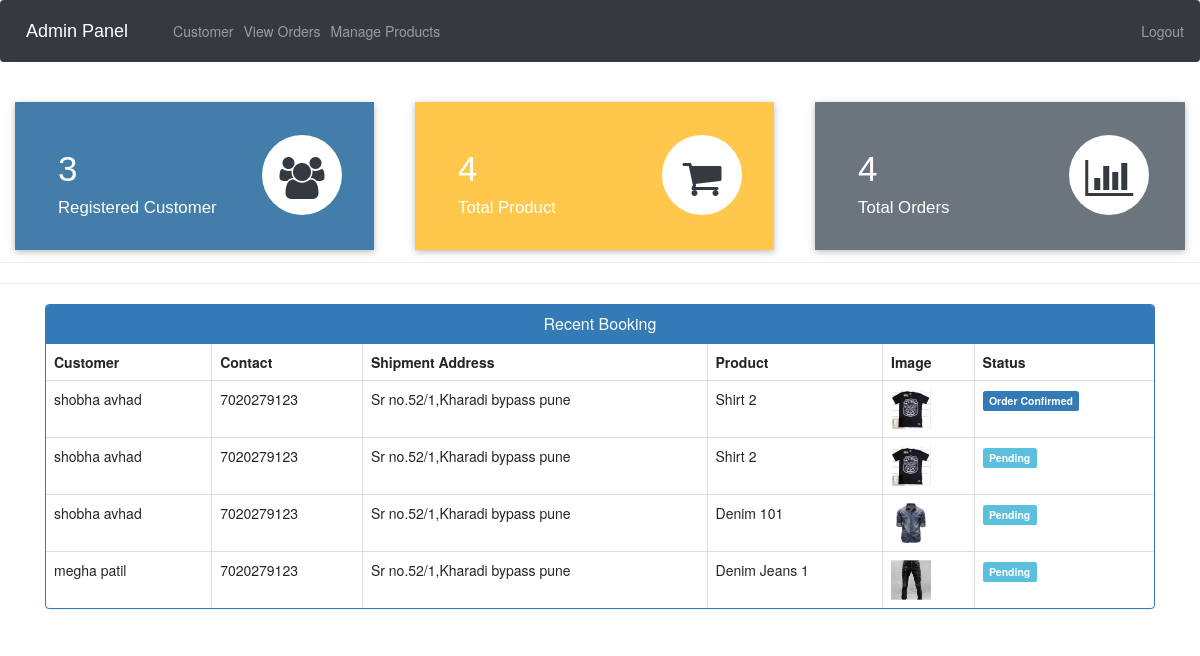
The app's page /admin-dashboard (signed in) with its own data.
### ecom/models.py (models this page shows, shortened)
class Customer(models.Model):
    user=models.OneToOneField(User,on_delete=models.CASCADE)
    profile_pic= models.ImageField(upload_to='profile_pic/CustomerProfilePic/',null=True,blank=True)
    address = models.CharField(max_length=40)
    mobile = models.CharField(max_length=20,null=False)
    @property
    def get_name(self):
        return self.user.first_name+" "+self.user.last_name

class Orders(models.Model):
    STATUS =(
        ('Pending','Pending'),
        ('Order Confirmed','Order Confirmed'),
        ('Out for Delivery','Out for Delivery'),
        ('Delivered','Delivered'),
    )
    customer=models.ForeignKey('Customer', on_delete=models.CASCADE,null=True)
    product=models.ForeignKey('Product',on_delete=models.CASCADE,null=True)
    email = models.CharField(max_length=50,null=True)
    address = models.CharField(max_length=500,null=True)
    mobile = models.CharField(max_length=20,null=True)
    order_date= models.DateField(auto_now_add=True,null=True)
    status=models.CharField(max_length=50,null=True,choices=STATUS)

class Product(models.Model):
    name=models.CharField(max_length=40)
    product_image= models.ImageField(upload_to='product_image/',null=True,blank=True)
    price = models.PositiveIntegerField()
    description=models.CharField(max_length=40)

### ecom/views.py (the view)
# urls.py: path('admin-dashboard', views.admin_dashboard_view,name='admin-dashboard'),
@login_required(login_url='adminlogin')
def admin_dashboard_view(request):
    customercount=models.Customer.objects.all().count()
    productcount=models.Product.objects.all().count()
    ordercount=models.Orders.objects.all().count()
    orders=models.Orders.objects.all()
    ordered_products=[]
    ordered_bys=[]
    for order in orders:
        ordered_product=models.Product.objects.all().filter(id=order.product.id)
        ordered_by=models.Customer.objects.all().filter(id = order.customer.id)
        ordered_products.append(ordered_product)
        ordered_bys.append(ordered_by)
    mydict={
    'customercount':customercount,
    'productcount':productcount,
    'ordercount':ordercount,
    'data':zip(ordered_products,ordered_bys,orders),
    }
    return render(request,'ecom/admin_dashboard.html',context=mydict)

### templates/ecom/admin_dashboard.html
{% extends 'ecom/admin_base.html' %}
{% load static %}
{% block content %}
<br>
{%include 'ecom/admin_dashboard_cards.html'%}
<br><br><br><br><br>
<hr><hr>
<div class="container" >
    <div class="panel panel-primary" >
      <div class="panel-heading" style="text-align:center;">
        <h6 class="panel-title">Recent Booking</h6>
      </div>
      <table class="table table-hover table-bordered" id="dev-table">
        <thead>
          <tr>
            <th>Customer</th>
            <th>Contact</th>
            <th>Shipment Address</th>
            <th>Product</th>
            <th>Image</th>
            <th>Status</th>
          </tr>
        </thead>
        {% for product,customer,order in data %}
        <tr>
          {% for c in customer %}
          <td> {{c.get_name}}</td>
          <td>{{c.mobile}}</td>
          <td>{{order.address}}</td>
          {% endfor %}
          {% for p in product %}
          <td> {{p.name}}</td>
          <td> <img src="{% static p.product_image.url %}" alt="Profile Pic" height="40px" width="40px" /></td>
          {% if order.status == 'Pending'%}
          <td> <span class="label label-info">{{order.status}}</span></td>
          {% elif order.status == 'Delivered' %}
          <td> <span class="label label-success">{{order.status}}</span></td>
          {% elif order.status == 'Out for Delivery' %}
          <td> <span class="label label-warning">{{order.status}}</span></td>
          {%else%}
            <td> <span class="label label-primary">{{order.status}}</span></td>
          {%endif%}
          {% endfor %}
        </tr>
        {% endfor %}
      </table>
  </div>
</div>
{% endblock content %}

### records on screen
Orders: address "Sr no.52/1,Kharadi bypass pune", status "Order Confirmed"
Customer: get_name "shobha avhad", mobile "7020279123"
Product: name "Shirt 2", product_image (picture)
Orders: address "Sr no.52/1,Kharadi bypass pune", status "Pending"
Orders: address "Sr no.52/1,Kharadi bypass pune", status "Pending"
Product: name "Denim 101", product_image (picture)
Orders: address "Sr no.52/1,Kharadi bypass pune", status "Pending"
Customer: get_name "megha patil", mobile "7020279123"
Product: name "Denim Jeans 1", product_image (picture)

### other values on screen
{{ customercount }} "3"
{{ productcount }} "4"
{{ ordercount }} "4"
